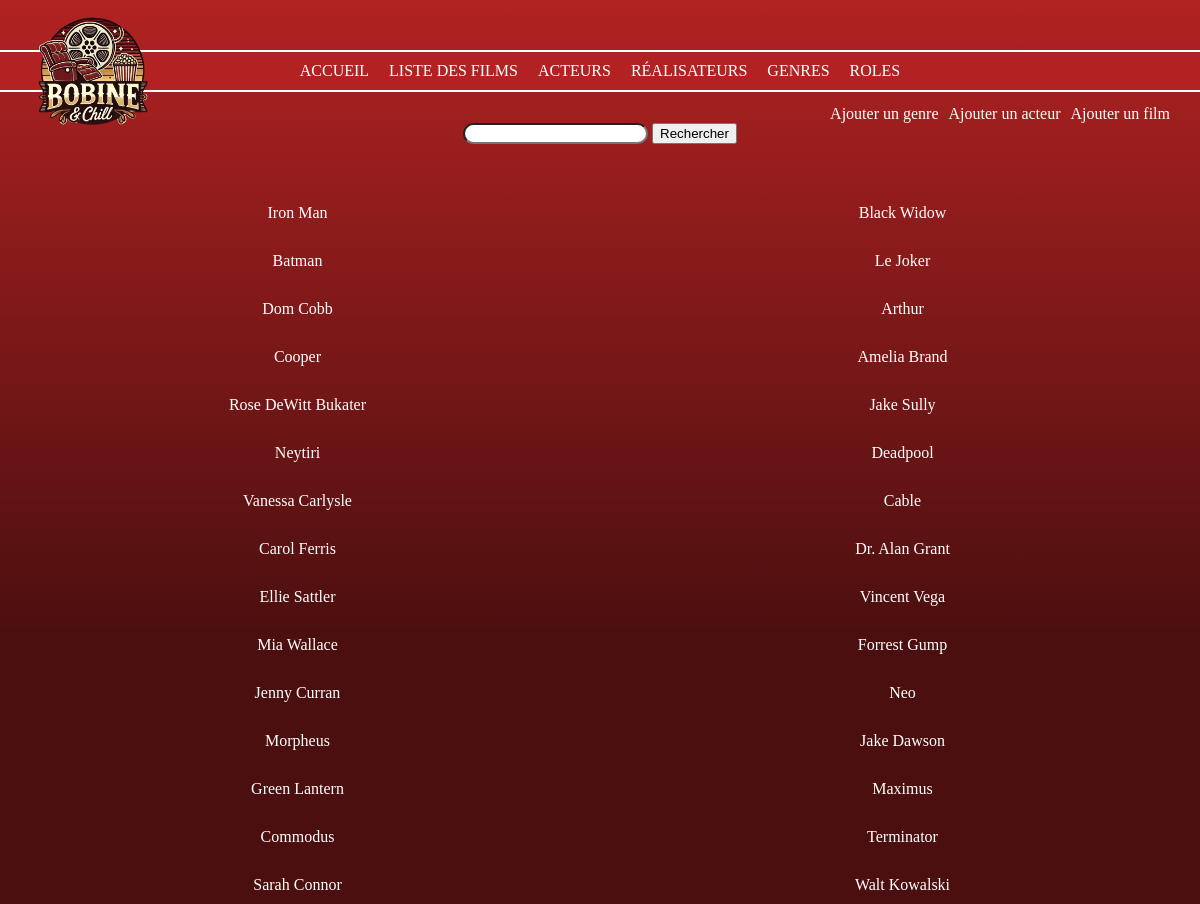
The app's page /Projet/index.php?action=listRoles with its own data.
### tables this page shows
CREATE TABLE IF NOT EXISTS `role` (
  `id_role` int NOT NULL AUTO_INCREMENT,
  `nomPersonnage` varchar(100) DEFAULT NULL,
  PRIMARY KEY (`id_role`)
);

### Projet/controller/CinemaController.php (called while the page is built, shortened)
<?php
class CinemaController {
    public function listRoles(){
        $pdo = Connect::seConnecter();
        $requete = $pdo->query("SELECT role.nomPersonnage, role.id_role FROM role ");
        $listRoles = $requete->fetchAll();
        require "view/listRoles.php";
    }
}

### Projet/view/listRoles.php (the view, shortened to what this page needs)
<body>
    <div class="container-role">
        <?php foreach ($listRoles as $listRole) { ?>
            <div class="role">
                <a href="index.php?action=detailsRole&id=<?= $listRole['id_role']?>"><?= $listRole['nomPersonnage']; ?></a>
            </div>
        <?php } ?>
    </div>
</body>
<?php
$contenu = ob_get_clean();
require_once "view/template.php";
?>

### Projet/index.php (shortened to what this page needs)
<?php
$ctrlCinema = new CinemaController();
$action = isset($_GET['action']) ? $_GET['action'] : 'listFilms';
switch ($action) {
    case "listRoles" : $ctrlCinema->listRoles(); break;
}
?>

### Projet/view/template.php (shortened to what this page needs)
<!DOCTYPE html>
<html lang="en">
<head>
    <link rel="stylesheet" href="https://cdnjs.cloudflare.com/ajax/libs/font-awesome/6.7.2/css/all.min.css">
    <link rel="stylesheet" href="https://cdnjs.cloudflare.com/ajax/libs/remixicon/4.6.0/remixicon.css">
    <link rel="stylesheet" href="public/css/style.css">
</head>
<body>
    <nav>
        <div class="logo-container">
            <img class="logo-img" src="public/img/logo.png" alt="">
        </div>
        <div class="boutons" id="boutons">
            <a href="index.php?action=accueil">ACCUEIL</a>
            <a href="index.php?action=listFilms">LISTE DES FILMS</a>
            <a href="index.php?action=listActeurs">ACTEURS</a>
            <a href="index.php?action=listRealisateurs">RÉALISATEURS</a>
            <a href="index.php?action=listGenres">GENRES</a>
            <a href="index.php?action=listRoles">ROLES</a>
        </div>
    </nav>
    <div class="btnGestion">
        <a href="index.php?action=addGenre">Ajouter un genre</a>
        <a href="index.php?action=addActeur">Ajouter un acteur</a>
        <a href="index.php?action=addFilm">Ajouter un film</a>
    </div>
    <form class='search' action="index.php?action=search" method="post">
        <input class='bar-search 'type="search" name="terme">
        <input class='sub-search' type="submit" name="submit" value ="Rechercher">
    </form>
        <div> <?= $contenu ?></div>
</body>
</html>

### Projet/public/css/style.css (style rules this page uses)
* { box-sizing: border-box; }
.logo-container { position: absolute; left:30px; top: -46px; }
.logo-container .logo-img { width: 130px; height: auto; }
body { min-height: 100vh; margin: 0; background-image: linear-gradient(#B22222 0%, #4C0F0F 70%); background-size: cover; background-attachment: fixed; background-repeat: no-repeat; color: #D9D9D9; padding-top: 90px; }
nav { background: #B22222; border-bottom: 2px solid #ffff; border-top: 2px solid #ffff; position: fixed; top: 50px; left: 0; right: 0; z-index: 1000; display: flex; justify-content: center; padding: 10px; }
.boutons { display: flex; justify-content: center; gap: 20px; }
.boutons a { text-decoration: none; color: #ffff; }
.btnGestion a { text-decoration: none; color: #ffffff; }
.btnGestion { display: flex; justify-content: right; gap: 10px; margin-right: 30px; margin-top: 15px; }
.container-role { display: grid; justify-content: center; gap: 10px; }
.role a { text-decoration: none; color: white; }
.container-role { margin-top: 50px; display: grid; grid-template-columns: repeat(2, 1fr); gap: 10px; }
.role { padding: 10px; text-align: center; }
.search { text-align: center; }
.bar-search { border-radius: 20px; }

### records on screen
role: nomPersonnage "Iron Man"
role: nomPersonnage "Black Widow"
role: nomPersonnage "Batman"
role: nomPersonnage "Le Joker"
role: nomPersonnage "Dom Cobb"
role: nomPersonnage "Arthur"
role: nomPersonnage "Cooper"
role: nomPersonnage "Amelia Brand"
role: nomPersonnage "Rose DeWitt Bukater"
role: nomPersonnage "Jake Sully"
role: nomPersonnage "Neytiri"
role: nomPersonnage "Deadpool"
role: nomPersonnage "Vanessa Carlysle"
role: nomPersonnage "Cable"
role: nomPersonnage "Carol Ferris"
role: nomPersonnage "Dr. Alan Grant"
role: nomPersonnage "Ellie Sattler"
role: nomPersonnage "Vincent Vega"
role: nomPersonnage "Mia Wallace"
role: nomPersonnage "Forrest Gump"
role: nomPersonnage "Jenny Curran"
role: nomPersonnage "Neo"
role: nomPersonnage "Morpheus"
role: nomPersonnage "Jake Dawson"
role: nomPersonnage "Green Lantern"
role: nomPersonnage "Maximus"
role: nomPersonnage "Commodus"
role: nomPersonnage "Terminator"
role: nomPersonnage "Sarah Connor"
role: nomPersonnage "Walt Kowalski"
